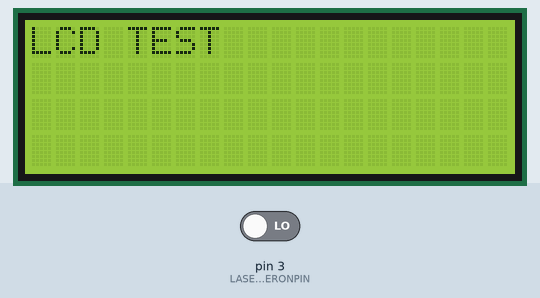
Simulated run of this sketch. Board: Arduino Uno, built with avr-gcc and run on an emulated ATmega328P. Parts: 20×4 character LCD. Inputs (shaded band) come from the test bench; at power-on: pin 3 (LASERPOWERONPIN) LOW. Storage starts empty; what the sketch prints to the serial monitor is not drawn.

Above: at 7.2 s.
At 12.3 s:
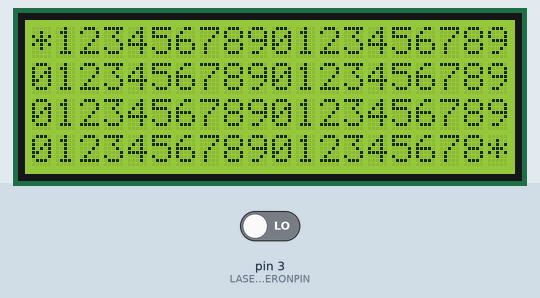
At 17.3 s:
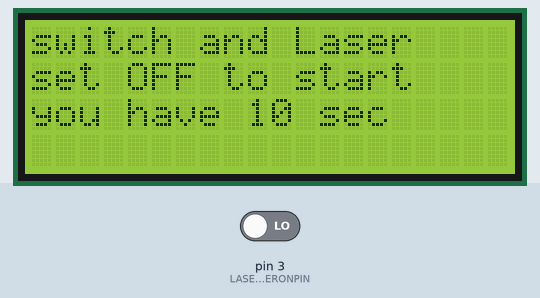
At 27.3 s:
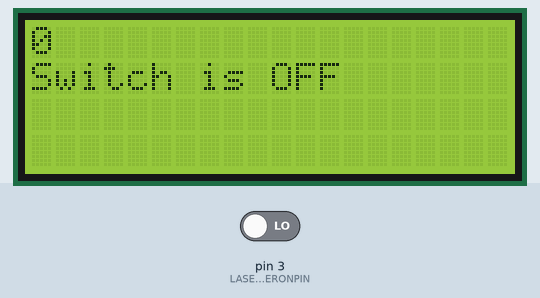
At 32.4 s:
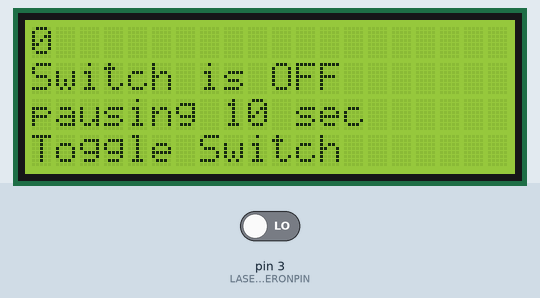

The sketch:

sketch_CameraShutterTimerHWTest.ino
```cpp
// Arduino Shutter Timer Hardware Test - basic hardware exercising.
// This new version Oct 2022 by Ian Wallace (IG: @ian_onahillroad)
// This program provides a basic hardware test to validate newly constructed or faulty hardware
// checks to verify correct component operation.  Operator must check monitor and LCD and validate
// that the test has not logged errors and reports conditions as observed on the hardware
// the test exercises each component in turn.  Make sure components work as expected in first test before bothering
// with results from next.
// Program assumes all hardware is configured as per the original shutter speed tester design.
// If you have altered the pin usage or components constants must be updated.
//
// This source available from my github https://github.com/ianonahillroad/CameraShutterTimer

// START TEST WITH LASER OFF

const byte Version = 1;               // This application version

// Includes of Libraies
#include <EEPROM.h>
// SD Card - Micro SD Storage Board TF Card Memory Shield Module SPI For Arduino
#include <SD.h>
// LCD - With I2C 2004 20X4 Character LCD Module Display
#include <LiquidCrystal_I2C.h>
const int LCDWIDTH = 20;

LiquidCrystal_I2C lcd(0x27, LCDWIDTH, 4); // I2C address 0x27, 20 column and 4 rows

// Configuration Parameters
// There are no "incode" constants all configuration is available here and the code is more legible

//PINS
const byte LASERSENSORPIN = 2;          // Number of the digital pin to read the sensor interrups on
const byte LASERPOWERONPIN = 3;         // Number of the digital pin to read laser power ON interrups on
const byte SDCARD_MOSI_PIN = 11;        // SD Card digital pin MOSI
const byte SDCARD_MISO_PIN = 12;        // SD Card digital pin MISO
const byte SDCARD_CLK_PIN = 13;         // SD Card digital pin CLK
const byte SDCARD_CS_PIN = 4;           // SD Card digital pin CS

// CONFIG

const long ARDUINOSERIALSPEED = 115200;   // this is the speed in the Arduino Monitor window. It can be 9600 but if you autowind the camera the slow output window may not keep up. hence the suggested 115200 baud

// SHARED DATA Declarations
//=========================

// General Shared Variables persisting until RESET
// ===============================================
//

// Volatile declarations as accessed shared by interrupt routine
//==============================================================

// SETUP Routine
// =============

void setup() {      //This part of the program is run exactly once on boot

  Serial.begin(ARDUINOSERIALSPEED);                                                 //opens a serial connection.
  Serial.println(F("Shutter Timer HARDWARE TEST Programme Setting up.."));                          // Let the user know we are off.

  //CHECK FOR PRESENCE OF DATA CARD
  Serial.println(F("Test 1) Check SD CARD found on pins "));
  Serial.print(F("SD Card digital pin MOSI expected on pin "));
  Serial.println(SDCARD_MOSI_PIN);
  Serial.print(F("SD Card digital pin MISO expected on pin "));
  Serial.println(SDCARD_MISO_PIN);
  Serial.print(F("SD Card digital pin CLK expected on pin "));
  Serial.println(SDCARD_CLK_PIN);
  Serial.print(F("SD Card digital CS MOSI expected on pin "));
  Serial.println(SDCARD_CS_PIN);

  if (!SD.begin(SDCARD_CS_PIN)) {
    Serial.println(F("SD Card Initialised successfully"));
  } else {
    Serial.println(F("Attempt SD Card Write"));
    File fLogfile;

    fLogfile = SD.open("HWTest.txt", FILE_WRITE);
    if (!fLogfile)
    {
      Serial.println(F("HWTest.txt Open Failed!"));  // warn if we thought we failed to open it.
    } else {
      Serial.println(F("HWTest.txt Seems to have opened OK"));
      fLogfile.print(F("test data to file"));
      Serial.println(F("HWTest.txt Seems to have Written OK"));
      fLogfile.close();
      Serial.println(F("HWTest.txt Seems to have Closed OK"));
      Serial.println(F("Please remove the SD card and check for text file HWTest.txt at end of test in alternitive card reader hardware."));
    }
  }
  delay(2000);
  Serial.println();
  Serial.println();
  Serial.println(F("Test 2) Check LCD Display"));

  // Start LCD Display
  Serial.println(F("Start LCD Display"));
  //initialize the lcd
  lcd.begin();
  Serial.println(F("Started LCD Library request backlight"));
  lcd.backlight(); //open the backlight MAY have no effect depends on board
  lcd.clear();
  Serial.println(F("Cleared LCD"));
  delay(5000);
  lcd.print(F("LCD TEST"));
  delay(5000);
  lcd.clear();
  Serial.println(F("LCD Test pattern writes to all character positions should look like this"));
  Serial.println(F("*1234567890123456789"));
  Serial.println(F("01234567890123456789"));
  Serial.println(F("01234567890123456789"));
  Serial.println(F("0123456789012345678*"));

  lcd.print(F("*1234567890123456789"));
  lcd.print(F("01234567890123456789"));
  lcd.print(F("01234567890123456789"));
  lcd.print(F("0123456789012345678*"));
  delay(5000);
  lcd.clear();

  Serial.println(F("Test 3) Check Laser ON OFF and saftey switch"));

  Serial.print(F("switch expected on pin "));
  Serial.println(LASERPOWERONPIN);
  pinMode(LASERPOWERONPIN, INPUT);

  Serial.print(F("switch and Laser expected to set OFF "));
  Serial.print(F("you have 10 sec to check"));
  Serial.print(F("Change switch when prompted check switch and laser agree with detected message"));
  Serial.print(F("repeats 5 times"));
  lcd.clear();
  lcd.print (F("switch and Laser"));
  lcd.setCursor(0, 1);
  lcd.print (F("set OFF to start"));
  lcd.setCursor(0, 2);
  lcd.print (F("you have 10 sec"));
  delay(10000);

  for (int i = 0; i <= 5; i++) {

    if (digitalRead(LASERPOWERONPIN) == HIGH) {

      // Laser ON

      lcd.clear();
      Serial.println (i);
      lcd.print(i);
      Serial.println (F("Switch Detected as ON"));
      lcd.setCursor(0, 1);
      lcd.print(F("Switch is ON"));
      delay(5000);

    } else  {

      // Laser Off


      lcd.clear();
      Serial.println (i);
      lcd.print(i);
      Serial.println (F("Switch Detected as OFF"));
      lcd.setCursor(0, 1);
      lcd.print(F("Switch is OFF"));
      delay(5000);


    }
    Serial.println (F("pausing 10 sec for you to toggle switch"));
    lcd.setCursor(0, 2);
    lcd.print(F("pausing 10 sec"));
    Serial.println (F("Toggle Switch"));
    lcd.setCursor(0, 3);
    lcd.print(F("Toggle Switch"));;
    delay(10000);

  }
  lcd.clear();


  Serial.println(F("Test 4) Check Laser Light sensing"));
  lcd.print(F("Test 4 Laser sensor"));
  Serial.print(F("Change switch when prompted check switch and laser agree with detected message"));
  Serial.print(F("ALTERNATIVE Block unblock laser light confirm detection (rather than switch)"));
  Serial.print(F("repeats 5 times"));

  Serial.print(F("Senesor signal expected on pin "));
  Serial.println(LASERSENSORPIN);
  pinMode(LASERSENSORPIN, INPUT);

  Serial.print(F("switch and Laser expected to set OFF at start of test"));
  Serial.print(F("you have 10 sec to set correctly"));
  lcd.clear();
  lcd.print (F("Sensor test "));
  lcd.setCursor(0, 1);
  lcd.print (F("Start laser OFF"));
  lcd.setCursor(0, 2);
  lcd.print (F("10 sec to check"));
  delay(10000);

  for (int i = 0; i <= 5; i++) {

    if (digitalRead(LASERSENSORPIN) == HIGH) {

      // Laser ON

      lcd.clear();
      Serial.println (i);
      lcd.print(i);
      Serial.println (F("Detected Laser ON"));
      lcd.setCursor(0, 1);
      lcd.print(F("Detected Laser ON"));
      delay(5000);


    } else  {

      // Laser Off

      lcd.clear();
      Serial.println (i);
      lcd.print(i);
      Serial.println (F("Detected Laser OFF"));
      lcd.setCursor(0, 1);
      lcd.print(F("Detected Laser OFF"));
      delay(5000);

    }
    Serial.println (F("pausing 10 sec for switch"));
    lcd.setCursor(0, 2);
    lcd.print(F("pausing 10 sec"));
    Serial.println (F("Toggle Laser Light"));
    lcd.setCursor(0, 3);
    lcd.print(F("Toggle Laser Light"));

    delay(10000);

  }

  lcd.clear();
  Serial.println (F("TEST EXERCISES ENDED"));
  lcd.print(F("TEST ENDED"));

}

// MAIN Code Loop
// ==============


void loop() {};
```

Measured:
- what the display in image 0 shows lasts 5.1 s, from 7.1 s to 12.2 s
- what the display in image 2 shows lasts 10.0 s, from 17.3 s to 27.3 s
- what the display in image 3 shows lasts 5.0 s, from 27.3 s to 32.3 s
